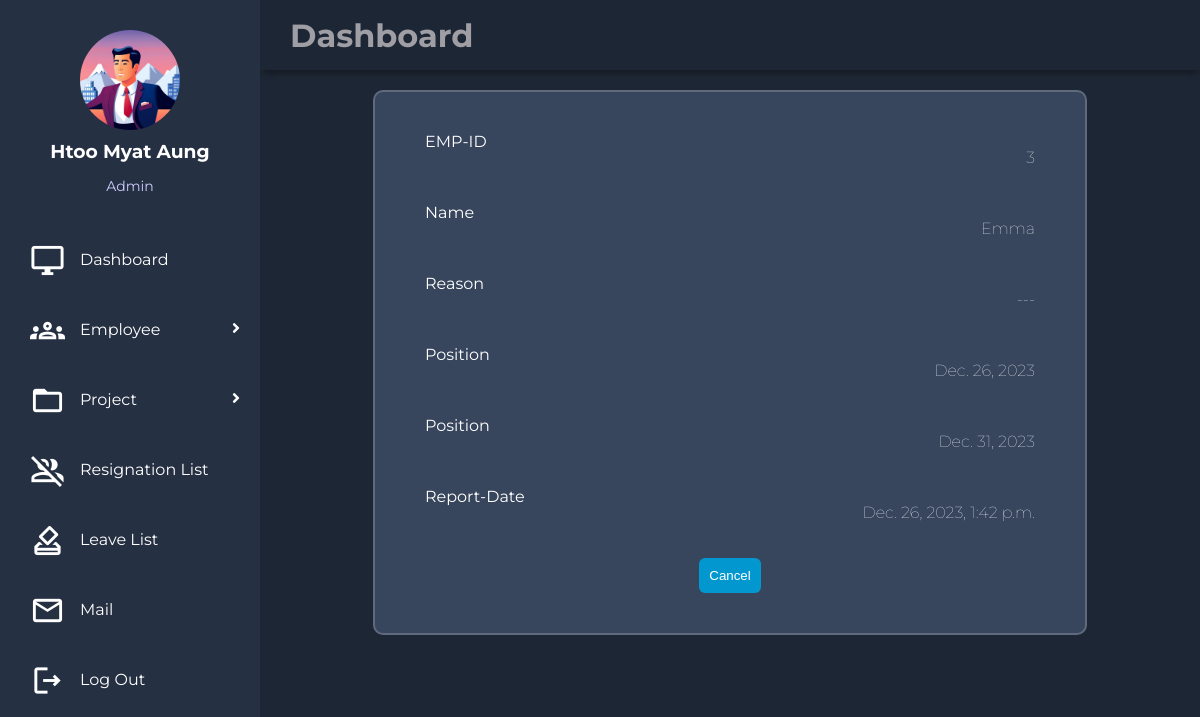
Page /ems/leave/detail/18/ (signed in) on the committed database.
### EMS_HR/models.py (models this page shows, shortened)
class empdetailModel(models.Model):
    id = models.AutoField(primary_key=True)
    name = models.CharField(max_length=50)
    address = models.TextField()
    birthday = models.DateField()
    image = models.ImageField()
    user = models.OneToOneField(User, on_delete=models.CASCADE)

class empcreateModel(models.Model):
    id = models.AutoField(primary_key=True)
    user = models.OneToOneField(User, on_delete=models.CASCADE)
    phone = models.CharField(max_length=16)
    salary = models.CharField(max_length=50)
    position = models.ForeignKey(positionModel, on_delete=models.CASCADE, default=None)
    gender = models.ForeignKey(genderModel, on_delete=models.CASCADE, default=None)
    image = models.ImageField(default=None, blank=True)
    create_at = models.DateTimeField(default=None)

class positionModel(models.Model):
    name = models.CharField(max_length=50)

class leaveModel(models.Model):
    empid = models.IntegerField(default=None)
    name = models.CharField(max_length=50)
    start_date = models.DateField()
    end_date = models.DateField()
    description = models.TextField(default=None)
    status = models.CharField(max_length=12,default='pending')
    author = models.ForeignKey(User, on_delete=models.CASCADE, default=None)
    create_at = models.DateTimeField(default=None)

### EMS_HR/views.py (the view)
# urls.py: path('leave/detail/<int:post_id>/', leave_detail),
@permission_required('EMS_HR.view_leavemodel', login_url='login')
def leave_detail(request,post_id):
    leave = leaveModel.objects.get(id=post_id)
    return render(request,'leave_detail.html',{'leave':leave})

### utils/context_processor.py (called while the page is built)
def profile(request):
    try:
        userdetail = empdetailModel.objects.get(user_id = request.user.id)
        return {'userdetail':userdetail}
    except Exception:
        return {'userdetail':None}

def create(request):
    try:
        empdetail = empcreateModel.objects.get(user_id = request.user.id)
        return {'empdetail':empdetail}
    except Exception:
        return {'empdetail':None}

### EMS_HR/templates/leave_detail.html (shortened to what this page needs)
{% extends "base.html" %}
{% block body %}
{% load static %}
<link rel="stylesheet" href="{%static 'css/style4.css'%}">
<div class="main-container">
    <div class="box">
        <div class="box-detail">
            <div class="detail">
                <label>EMP-ID</label>
                <p>{{leave.empid}}</p>
            </div>
            <div class="detail">
                <label>Name</label>
                <p>{{leave.name}}</p>
            </div>
            <div class="detail">
                <label>Reason</label>
                <p>{{leave.description}}</p>
            </div>
            <div class="detail">
                <label>Position</label>
                <p>{{leave.start_date}}</p>
            </div>
            <div class="detail">
                <label>Position</label>
                <p>{{leave.end_date}}</p>
            </div>
            <div class="detail">
                <label>Report-Date</label>
                <p>{{leave.create_at}}</p>
            </div>
            <div class="button">
                <a href="/ems/leave/view"><button>Cancel</button></a>
            </div>
        </div>
    </div>
</div>
{% endblock %}

### templates/sidebar.html (shortened to what this page needs)
{% load static %}
<!DOCTYPE html>
<html>
    <body>
      <aside id="sidebar">
        {%if userdetail.image %}
		    <div class="profile">
                <a href="/ems/profile/create/"><img src="{{ userdetail.image.url }}"></a>
                <h3>{{ userdetail.name}}</h3>
                <p>{{ empdetail.position.name }}</p>
            </div>
            {% else %}
            <div class="profile">
                <a href="/ems/profile/create"><img src="{% static 'images/profile.jpg' %}"></a>
            </div>
            {% endif %}
        <div class="menu">
            <div class="item"><a href="/ems/dashboard"><span class="material-icons-outlined">desktop_windows</span>Dashboard</a></div>
            {% if empdetail.position.name == "Admin" %}
            <div class="item"><a class="sub-btn"><span class="material-icons-outlined">groups</span>Employee
                <i class="fas fa-angle-right dropdown"></i>
                </a>
            </div>
            {% endif %}
            {% if empdetail.position.name == "Admin"%}
            <div class="item" ><a class="sub-btn"><span class="material-icons-outlined">folder_open</span>Project
                <i class="fas fa-angle-right dropdown"></i>
                </a>
            </div>
            {% endif %}
            {% if empdetail.position.name == "Admin" %}
            <div class="item"><a href="/ems/res/view"><span class="material-icons-outlined">group_off</span>Resignation List</a></div>
            <div class="item"><a href="/ems/leave/view"><span class="material-icons-outlined">how_to_vote</span>Leave List</a></div>
            {% elif empdetail.position.name == "Manager" %}
            <div class="item"><a href="/ems/res/create"><span class="material-icons-outlined">group_off</span>Resignation</a></div>
            <div class="item"><a href="/ems/leave/create"><span class="material-icons-outlined">how_to_vote</span>Leave</a></div>
            {% elif empdetail.position.name == "Project Manager" %}
            <div class="item"><a href="/ems/res/create"><span class="material-icons-outlined">group_off</span>Resignation</a></div>
            <div class="item"><a href="/ems/leave/create"><span class="material-icons-outlined">how_to_vote</span>Leave</a></div>
            {% elif empdetail.position.name == "Developer" %}
            <div class="item"><a href="/ems/res/create"><span class="material-icons-outlined">group_off</span>Resignation</a></div>
            <div class="item"><a href="/ems/leave/create"><span class="material-icons-outlined">how_to_vote</span>Leave</a></div>
            {% endif %}
            {% if empdetail.position.name == "Admin" %}
            <div class="item"><a href="/ems/mail"><span class="material-icons-outlined">email</span>Mail</a></div>
            {% elif empdetail.position.name == "Manager" %}
            <div class="item"><a href="/ems/mail"><span class="material-icons-outlined">email</span>Mail</a></div>
            {% elif empdetail.position.name == "Developer" %}
            <div class="item"><a href="/ems/mail"><span class="material-icons-outlined">email</span>Mail</a></div>
            {% elif empdetail.position.name == "Project Manager" %}
            <div class="item"><a href="/ems/mail"><span class="material-icons-outlined">email</span>Mail</a></div>
            {% endif %}
            <div class="item"><a href="/logout"><span class="material-icons-outlined">logout</span>Log Out</a></div>
        </div>
       </aside>
    </body>
</html>

### static/css/style1.css (style rules this page uses)
body { margin: 0; padding: 0; background-color: #1d2634; color: #9e9ea4; font-family: 'Montserrat', sans-serif; }
.material-icons-outlined { vertical-align: middle; line-height: 1px; font-size: 35px; }
.menu { width:100%; }
#sidebar { grid-area: sidebar; height: 100%; background-color: #263043; overflow-y: auto; transition: all 0.5s; -webkit-transition: all 0.5s; }
.main-container { grid-area: main; overflow-y: auto; padding: 20px 20px; color: rgba(255, 255, 255, 0.95); }
#sidebar .menu { width: 100%; margin-top: 30px; }
#sidebar .menu .item { position: relative; cursor: pointer; }
#sidebar .menu .item a { color: #fff; font-size: 16px; text-decoration: none; display: block; padding: 5px 30px; line-height: 60px; }
#sidebar .menu .item i { margin-right: 15px; }
.item span { margin-right:15px; }
#sidebar .menu .item a .dropdown { position: absolute; right: 0; margin: 20px; transition: 0.3s ease; }
.profile { margin-top:30px; margin-bottom:15px; text-align:center; }
.profile img { display:block; width: 100px; height:100px; border-radius: 50%; margin: 0 auto; }
.profile h3 { color: #ffffff; margin:10px 0 5px; }
.profile p { color:rgba(206,204,253); font-size:14px; }

### static/css/style4.css (style rules this page uses)
.box { display:flex; justify-content:center; text-align:center; width:100%; height:auto; box-sizing:border-box; }
.box-detail { width:70%; background-color:#37455d; border:2px solid rgba(255, 255, 255, .2); color:#fff; border-radius: 10px; padding:30px 40px; }
.detail { display:flex; justify-content:space-between; padding:10px; }
.detail >p { font-size:medium; font-weight:100; }
button { outline:none; border:none; cursor:pointer; border-radius:6px; padding:10px; color:#fff; background-color:#0298cf; }
.button { padding:10px; }

### rows in the picture
empdetailModel: image (picture), name "Htoo Myat Aung"
empcreateModel: position.name "Admin"
leaveModel: empid "3", name "Emma", description "---", start_date "Dec. 26, 2023", end_date "Dec. 31, 2023", create_at "Dec. 26, 2023, 1:42 p.m."
